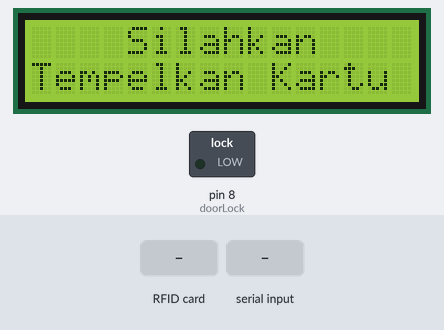
Recording of a sketch running on a simulated Arduino Mega 2560, built with avr-gcc and run on an emulated ATmega2560. Shown: 16×2 character LCD, switched loads named in the sketch (green lamp = pin HIGH). Inputs (shaded band) come from the test bench. Pins used as bus, display or sensor lines are not drawn; what the sketch prints to the serial monitor is not drawn.

Above: at 1.3 s.
1.4 s: RFID card 5E 7A 19 C4 held to the reader
2.9 s: "1" received over Serial
At 4.7 s:
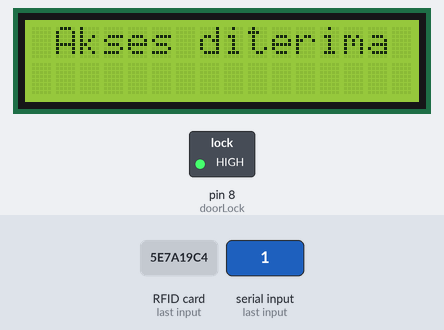
At 5.7 s:
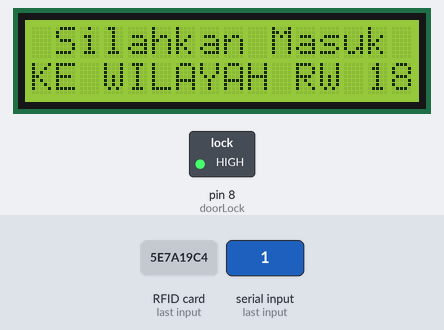
Timing chart, 0 to 7.5 s (numbered marks = the images above; inputs shaded):
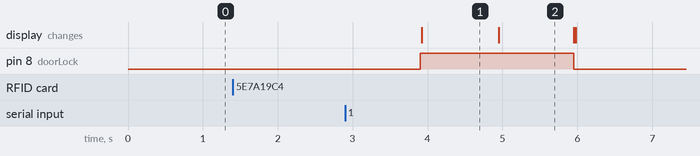

Measured:
- after the input at 1.4 s, every drawn part: stays the same
- after the input at 2.9 s, pin 8 (doorLock): LOW → HIGH after 1.0 s, → LOW 2.1 s later; the display: changes after 1.0 s (image 1)
- what the display in image 1 shows lasts 1.1 s, from 3.9 s to 5.0 s

The sketch:

arduino.ino
```cpp
// LiquidCrystal I2C - Version: Latest
#include <LiquidCrystal_I2C.h>

// MFRC522 - Version: Latest
#include <MFRC522.h>
#include <SPI.h>

const int doorLock = 8;
const int RST_PIN = 5;
const int SS_PIN = 53;

MFRC522 rfid(SS_PIN, RST_PIN);
int serNum[4];

//Objek LCD
LiquidCrystal_I2C lcd(0x27, 16, 2);

void setup() {
  Serial.begin(9600);
  SPI.begin();
  lcd.init();
  lcd.backlight();
  rfid.PCD_Init();

  pinMode(doorLock, OUTPUT);
  digitalWrite(doorLock, LOW);

  lcd.print("RFID READY");
  lcd.clear();

}

void loop() {
  if(Serial.available() > 0){
    String incomingData = Serial.readString();
    if(incomingData == "readmode"){
      if(readCard() == true){
      }
    }
  }
  lcd_idle();
  if (readCard() == true) {
    while (true) {
      if (Serial.available() > 0) {
        String incomingData = Serial.readString();
        if (incomingData.substring(0, 1) == "1") {
          digitalWrite(doorLock, HIGH);
          cardSuccess(incomingData.substring(2));
          break;
        }
        else {
          cardFailed();
          break;
        }
      }
    }
  }
}


void lcd_idle() {
  lcd.setCursor(0, 0);
  lcd.print("    Silahkan");
  lcd.setCursor (0, 1);
  lcd.print("Tempelkan Kartu");
}

bool readCard() {
  rfid.PCD_Init();
  if (! rfid.PICC_IsNewCardPresent() || !rfid.PICC_ReadCardSerial()) {
    return false;
  }
  for (byte i = 0; i < rfid.uid.size; i++) {
    serNum[i] = rfid.uid.uidByte[i];
    Serial.print(serNum[i]);
  }
  Serial.println("");
  rfid.PICC_HaltA();
  return true;
}

void cardSuccess(String nama) {
  lcd.clear();
  lcd.setCursor (0, 0);
  lcd.print(F(" Akses diterima "));
  lcd.setCursor (0, 1);
  lcd.print(nama);
  lcd.setCursor (4, 1);
  delay(1000);
  digitalWrite(doorLock, HIGH);
  lcd.setCursor (0, 0);
  lcd.print(F(" Silahkan Masuk "));
  lcd.setCursor (0, 1);
  lcd.print(F("KE WILAYAH RW 18"));
  delay(1000);
  digitalWrite(doorLock, LOW);
  lcd.clear();
}

void cardFailed() {
  lcd.setCursor (0, 0);
  lcd.print(F(" Akses ditolak  "));
  lcd.setCursor (0, 1);
  lcd.print("ID:");
  for (int i = 0; i < 5; i++) {
    lcd.print(serNum[i]);
  }
  delay(2900);
  lcd.clear();
}
```
